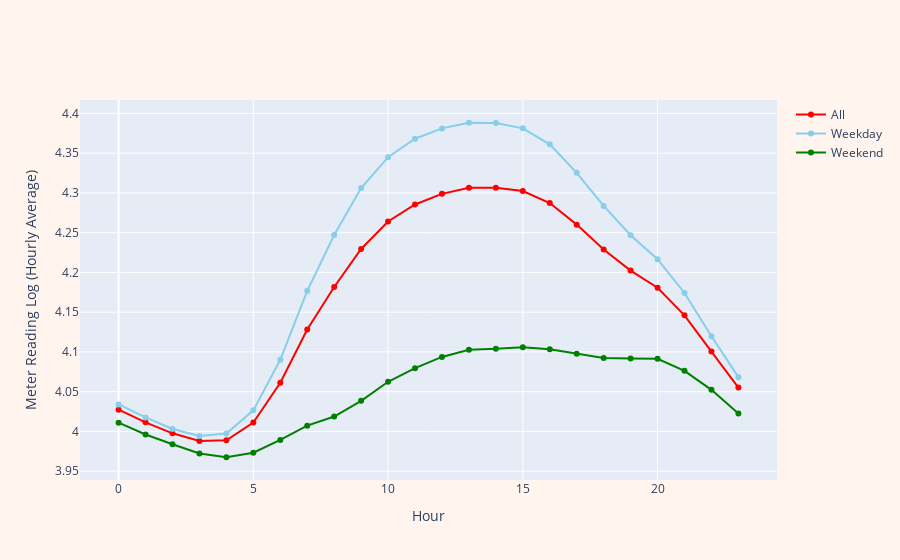

This figure's notebook cell:
### Code cell
#Meter Reading Hourly Average Graph
hourly_avg = merged_data.groupby('hour')['meter_reading_log'].mean().reset_index()
hourly_avg_weekday = merged_data[merged_data['is_weekday']==True].groupby('hour')['meter_reading_log'].mean().reset_index()
hourly_avg_weekend = merged_data[merged_data['is_weekday']==False].groupby('hour')['meter_reading_log'].mean().reset_index()
sns.lineplot(data=hourly_avg, x='hour', y='meter_reading_log', color='red', label='All', marker='o')
sns.lineplot(data=hourly_avg_weekday, x='hour', y='meter_reading_log', color='skyblue', label='Weekday', marker='s')
sns.lineplot(data=hourly_avg_weekend, x='hour', y='meter_reading_log', color='green', label='Weekend', marker='v')
#sns.lineplot(merged_data['meter_reading_log'].loc[merged_data['is_weekday']==False], color='orange', fill=False)

# Create the Plotly figure
fig6 = go.Figure()

# Plot the lines
fig6.add_trace(go.Scatter(x=hourly_avg['hour'], y=hourly_avg['meter_reading_log'], mode='lines+markers', name='All', marker=dict(color='red')))
fig6.add_trace(go.Scatter(x=hourly_avg_weekday['hour'], y=hourly_avg_weekday['meter_reading_log'], mode='lines+markers', name='Weekday', marker=dict(color='skyblue')))
fig6.add_trace(go.Scatter(x=hourly_avg_weekend['hour'], y=hourly_avg_weekend['meter_reading_log'], mode='lines+markers', name='Weekend', marker=dict(color='green')))

# Update the layout
fig6.update_layout(
    xaxis_title='Hour',
    yaxis_title='Meter Reading Log (Hourly Average)',
    
    paper_bgcolor='seashell'  # Set the color of the background
)



# Show the figure
fig6.show()

### Figure 1 — Plotly figure (JSON) as saved in the notebook; plotly's stock layout.template omitted (floating-point values rounded to 4 significant figures)
{"data": [{"marker": {"color": "red"}, "mode": "lines+markers", "name": "All", "type": "scatter", "x": [0, 1, 2, 3, 4, 5, 6, 7, 8, 9, 10, 11, 12, 13, 14, 15, 16, 17, 18, 19, 20, 21, 22, 23], "y": [4.027, 4.011, 3.998, 3.988, 3.989, 4.011, 4.061, 4.128, 4.182, 4.229, 4.264, 4.285, 4.299, 4.306, 4.307, 4.302, 4.287, 4.26, 4.229, 4.202, 4.181, 4.146, 4.1, 4.055]}, {"marker": {"color": "skyblue"}, "mode": "lines+markers", "name": "Weekday", "type": "scatter", "x": [0, 1, 2, 3, 4, 5, 6, 7, 8, 9, 10, 11, 12, 13, 14, 15, 16, 17, 18, 19, 20, 21, 22, 23], "y": [4.034, 4.018, 4.003, 3.994, 3.997, 4.027, 4.09, 4.177, 4.247, 4.306, 4.345, 4.368, 4.381, 4.388, 4.388, 4.381, 4.361, 4.325, 4.284, 4.247, 4.217, 4.174, 4.12, 4.068]}, {"marker": {"color": "green"}, "mode": "lines+markers", "name": "Weekend", "type": "scatter", "x": [0, 1, 2, 3, 4, 5, 6, 7, 8, 9, 10, 11, 12, 13, 14, 15, 16, 17, 18, 19, 20, 21, 22, 23], "y": [4.011, 3.996, 3.984, 3.972, 3.968, 3.973, 3.989, 4.007, 4.019, 4.038, 4.062, 4.08, 4.094, 4.103, 4.104, 4.106, 4.103, 4.098, 4.092, 4.092, 4.091, 4.076, 4.052, 4.023]}], "layout": {"paper_bgcolor": "seashell", "xaxis": {"title": {"text": "Hour"}}, "yaxis": {"title": {"text": "Meter Reading Log (Hourly Average)"}}}}
